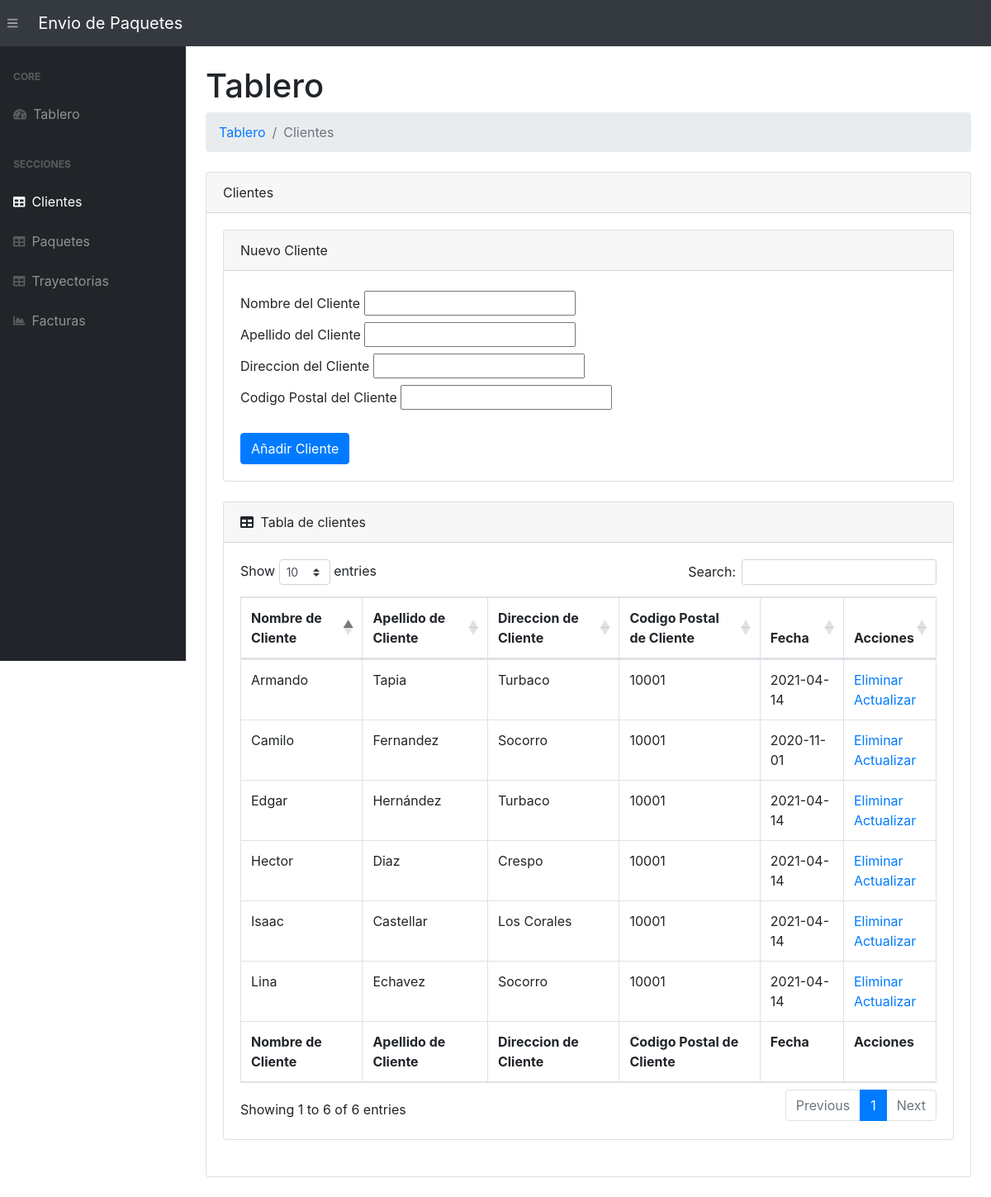
Before: /clients/ with the older database file.
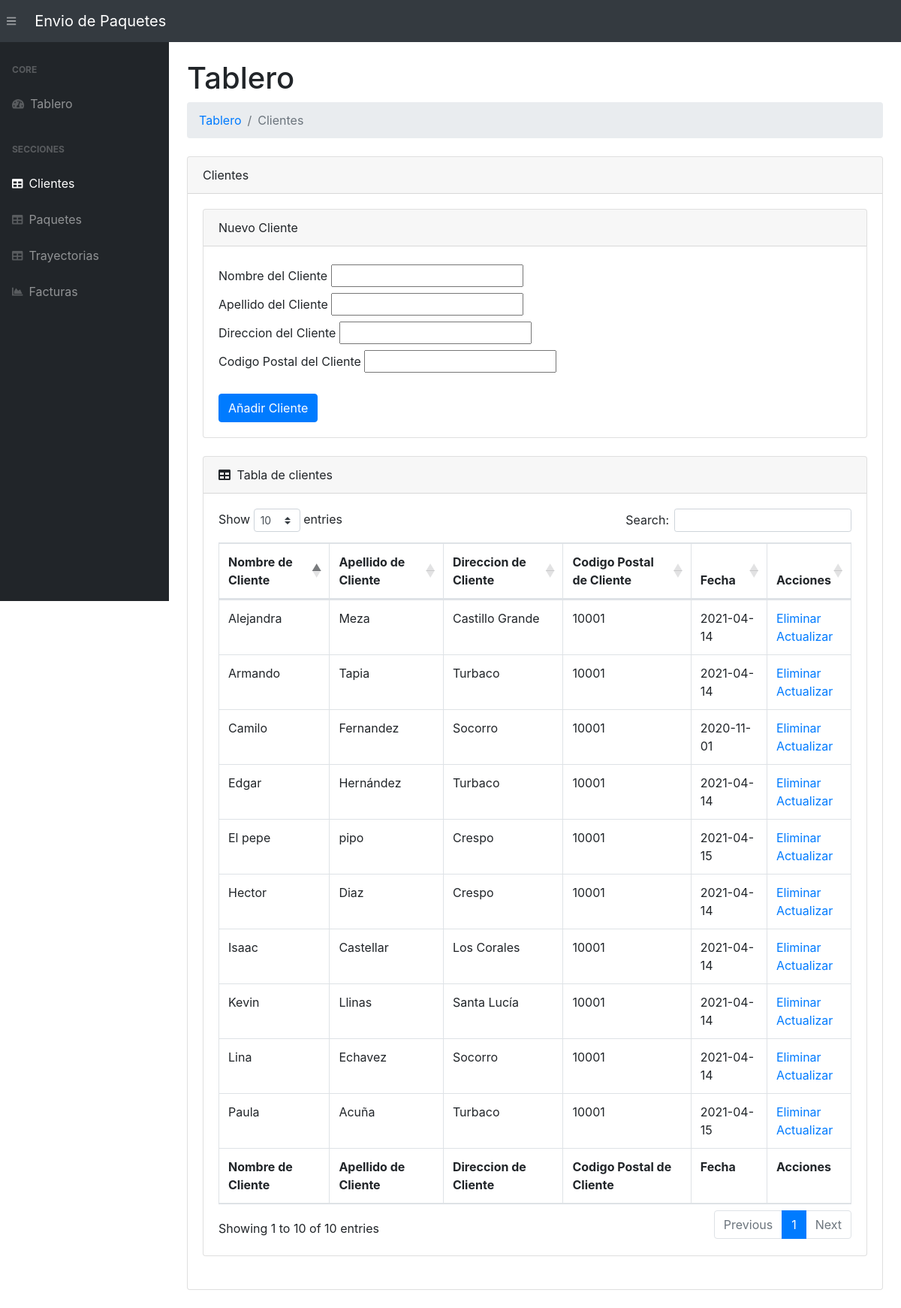
After: the same page with the newer database file.
### app.py (models this page shows, shortened)
class Client(db.Model):
    __tablename__ = 'clients'
    client_id      = db.Column(db.String(200), primary_key=True)
    lastname     = db.Column(db.String(200))
    address     = db.Column(db.String(200))
    cod_post     = db.Column(db.Integer)
    date_created    = db.Column(db.DateTime, default=datetime.utcnow)

### app.py (the view)
@app.route('/clients/', methods=["POST", "GET"])
def viewClient():
    if (request.method == "POST") and ('client_name', 'client_lastname', 'client_address', 'client_cod_post' in request.form):
        client_name = request.form["client_name"]
        client_lastname = request.form["client_lastname"]
        client_address = request.form["client_address"]
        client_cod_post = request.form["client_cod_post"]
        new_client = Client(client_id=client_name, lastname=client_lastname, address=client_address, cod_post=client_cod_post)
        try:
            db.session.add(new_client)
            db.session.commit()
            return redirect("/clients/")
        except:
            clients = Client.query.order_by(Client.date_created).all()
            return "Ha habido un error añadiendo el cliente"
    else:
        clients = Client.query.order_by(Client.date_created).all()
        return render_template("clients.html", clients=clients)

### templates/clients.html (shortened to what this page needs)
{% extends 'base.html' %}
{% block content %}
<main>
    <div class="container-fluid">
        <h1 class="mt-4">Tablero</h1>
        <ol class="breadcrumb mb-4">
            <li class="breadcrumb-item"><a href="/">Tablero</a></li>
            <li class="breadcrumb-item active">Clientes</li>
        </ol>
        <div class="card mb-4">
            <div class="card-header">Clientes</div>
            <div class="card-body">
                <div class="card mb-4">
                    <div class="card-header">Nuevo Cliente</div>
                    <div class="card-body">
                        <form action="/clients/" method="POST" id="client_form">
                            <label for="client_name" class="col-form-label">Nombre del Cliente</label>
                            <input type="text" name="client_name" id="client_name">
                            <br>
                            <label for="client_lastname" class="col-form-label">Apellido del Cliente</label>
                            <input type="text" name="client_lastname" id="client_lastname">
                            <br>
                            <label for="client_address" class="col-form-label">Direccion del Cliente</label>
                            <input type="text" name="client_address" id="client_address">
                            <br>
                            <label for="client_cod_post" class="col-form-label">Codigo Postal del Cliente</label>
                            <input type="text" name="client_cod_post" id="client_cod_post">
                            <div class="form-group mt-4 mb-0">
                                <input type="submit" value="Añadir Cliente" class="btn btn-primary">
                            </div>
                        </form>
                    </div>
                </div>
                <div class="card mb-4">
                <div class="card-header">
                    <i class="fas fa-table mr-1"></i>
                    Tabla de clientes
                </div>
                <div class="card-body">
                    <div class="table-responsive">
                        {% if clients|length < 1 %}
                        <h4>No hay clientes, agregue uno arriba</h4>
                        {% else %}
                        <table class="table table-bordered" id="dataTable" width="100%" cellspacing="0">
                            <thead>
                                <tr>
                                    <th>Nombre de Cliente</th>
                                    <th>Apellido de Cliente</th>
                                    <th>Direccion de Cliente</th>
                                    <th>Codigo Postal de Cliente</th>
                                    <th>Fecha</th>
                                    <th>Acciones</th>
                                </tr>
                            </thead>
                            <tfoot>
                                <tr>
                                    <th>Nombre de Cliente</th>
                                    <th>Apellido de Cliente</th>
                                    <th>Direccion de Cliente</th>
                                    <th>Codigo Postal de Cliente</th>
                                    <th>Fecha</th>
                                    <th>Acciones</th>
                                </tr>
                            </tfoot>
                            <tbody>
                                {% for client in clients %}
                                <tr>
                                    <td>{{ client.client_id }}</td>
                                    <td>{{ client.lastname }}</td>
                                    <td>{{ client.address }}</td>
                                    <td>{{ client.cod_post }}</td>
                                    <td>{{ client.date_created.date() }}</td>
                                    <td>
                                        <a href="/delete-client/{{ client.client_id }}">Eliminar</a>
                                        <br>
                                        <a href="/update-client/{{ client.client_id }}">Actualizar</a>
                                    </td>
                                </tr>
                                {% endfor %}
                            </tbody>
                        </table>
                        {% endif %}
                </div>
            </div>
                </div>
            </div>
        </div>
    </div>
</main>
{% endblock %}

### templates/base.html (shortened to what this page needs)
<!DOCTYPE html>
<html lang="en">
<head>
    <link rel="stylesheet" href="{{ url_for('static', filename='css/bootstrap/styles.css')}}">
    <link href="https://cdn.datatables.net/1.10.20/css/dataTables.bootstrap4.min.css" rel="stylesheet" />
</head>
<body class="sb-nav-fixed">
    <nav class="sb-topnav navbar navbar-expand navbar-dark bg-dark">
        <button class="btn btn-link btn-sm order-1 order-lg-0" id="sidebarToggle" href="#"><i class="fas fa-bars"></i></button>
        <a class="navbar-brand" href="/">Envio de Paquetes</a>
    </nav>
    <div id="layoutSidenav">
        <div id="layoutSidenav_nav">
            <nav class="sb-sidenav accordion sb-sidenav-dark" id="sidenavAccordion">
                <div class="sb-sidenav-menu">
                    <div class="nav">
                        <div class="sb-sidenav-menu-heading">Core</div>
                        <a class="nav-link" href="/">
                            <div class="sb-nav-link-icon"><i class="fas fa-tachometer-alt"></i></div>
                            Tablero
                        </a>
                        <div class="sb-sidenav-menu-heading">Secciones</div>
                        <a class="nav-link" href="/clients/">
                            <div class="sb-nav-link-icon"><i class="fas fa-table"></i></div>
                            Clientes
                        </a>
                        <a class="nav-link" href="/products/">
                            <div class="sb-nav-link-icon"><i class="fas fa-table"></i></div>
                            Paquetes
                        </a>
                        <a class="nav-link" href="/locations/">
                            <div class="sb-nav-link-icon"><i class="fas fa-table"></i></div>
                            Trayectorias
                        </a>
                        <a class="nav-link" href="/movements/">
                            <div class="sb-nav-link-icon"><i class="fas fa-chart-area"></i></div>
                            Facturas
                        </a>
                    </div>
                </div>
            </nav>
        </div>
        <div id="layoutSidenav_content">
            {% block content %}
            {% endblock %}
        </div>
    </div>
</body>
</html>

Changed rows visible on the page:
added Client: client_id "Alejandra", lastname "Meza", address "Castillo Grande", cod_post "10001", date_created "2021-04-14"
added Client: client_id "Kevin", lastname "Llinas", address "Santa Lucía", cod_post "10001", date_created "2021-04-14"
added Client: client_id "Paula", lastname "Acuña", address "Turbaco", cod_post "10001", date_created "2021-04-15"
added Client: client_id "El pepe", lastname "pipo", address "Crespo", cod_post "10001", date_created "2021-04-15"
Other visible differences:
text written by a page script: "Show entries Search: Showing 1 to 6 of 6 entries Previous 1 Next" → "Show entries Search: Showing 1 to 10 of 10 entries Previous 1 Next"
